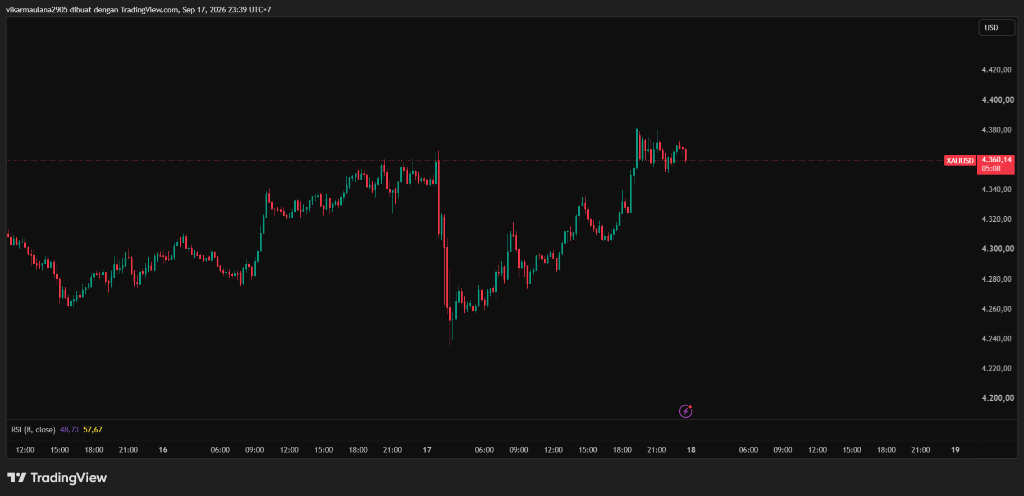
#> input picture VIKAR_STATEGI/chart_raw_latest.png, 1024 x 496 px, found by its file name
$ python generate_annotated_chart.py
#> lines starting #> are read from the running program, lines starting #| are printed output that depends on the picture
import os
from PIL import Image, ImageDraw, ImageFont

def create_annotated_chart():
    img_path = r'e:\Python\STRATEGY\VIKAR_STATEGI\chart_raw_latest.png'
    out_path = r'e:\Python\STRATEGY\VIKAR_STATEGI\chart_annotated_smc_case4.png'

    base = Image.open(img_path).convert('RGBA')
#> base is the input picture: PIL image 1024x496 RGBA; mean R, G, B, A 19.5, 18.9, 18.9, 255
    w, h = base.size
#> w = 1024; h = 496

    overlay = Image.new('RGBA', (w, h), (0, 0, 0, 0))
#> overlay: PIL image 1024x496 RGBA; every value is 0
    draw = ImageDraw.Draw(overlay)

    # Fonts
    font_title   = ImageFont.truetype(r'C:\Windows\Fonts\segoeuib.ttf', 11)
    font_sub     = ImageFont.truetype(r'C:\Windows\Fonts\segoeui.ttf', 8)
    font_bold    = ImageFont.truetype(r'C:\Windows\Fonts\segoeuib.ttf', 9)
    font_bold_sm = ImageFont.truetype(r'C:\Windows\Fonts\segoeuib.ttf', 8)
    font_mono    = ImageFont.truetype(r'C:\Windows\Fonts\consola.ttf', 8)

    def p_to_y(price):
        return int(round(127.0 + (4380.0 - price) * 1.5143))

    def draw_badge(d, text, x, y, bg_col, text_col, font, pad_x=5, pad_y=3):
        bbox = font.getbbox(text)
        bw = bbox[2] - bbox[0] + pad_x * 2
        bh = bbox[3] - bbox[1] + pad_y * 2
        d.rounded_rectangle([x, y, x + bw, y + bh], radius=3, fill=bg_col, outline=(51, 65, 85, 230), width=1)
        d.text((x + pad_x, y + pad_y - bbox[1]), text, fill=text_col, font=font)
        return bw, bh

    # 1. HEADER BANNER (Top Left)
    draw.rounded_rectangle([10, 10, 485, 52], radius=5, fill=(15, 23, 42, 245), outline=(56, 189, 248, 240), width=1)
    draw.text((18, 14), "VIKAR 4-PILLAR SMC MASTERCLASS: BEDAH ANATOMI XAU/USD", fill=(56, 189, 248, 255), font=font_title)
    draw.text((18, 30), "Analisis Real-Market: Liquidity Sweep, Bullish CHoCH, Multi-Tier FVG & Demand Order Block", fill=(226, 232, 240, 255), font=font_sub)

    # 2. LIQUIDITY SWEEP (SSL POOL & STOP HUNT)
    y_ssl = p_to_y(4264)  # ~303
    y_dump = p_to_y(4240) # ~339

    # Red dashed line across the Sep 15 low
    for x_dash in range(60, 470, 8):
        draw.line([(x_dash, y_ssl), (min(x_dash + 5, 470), y_ssl)], fill=(239, 68, 68, 220), width=1)
    draw_badge(draw, "SELL-SIDE LIQUIDITY (SSL POOL) ~4.264", 75, y_ssl - 16, (30, 41, 59, 230), (248, 113, 113, 255), font_bold_sm)

    # Downward arrow showing stop hunt plunge
    draw.line([(453, y_ssl), (453, y_dump)], fill=(239, 68, 68, 255), width=2)
    draw.polygon([(449, y_dump - 6), (457, y_dump - 6), (453, y_dump)], fill=(239, 68, 68, 255))
    draw_badge(draw, "STOP HUNT / SWEEP (Wick -120 Pips ke 4.240)", 360, y_dump + 6, (15, 23, 42, 245), (251, 113, 133, 255), font_bold)

    # 3. PRIMARY BULLISH ORDER BLOCK (Demand Base: 4.240 - 4.260)
    y_ob_top = p_to_y(4260) # ~309
    y_ob_bot = p_to_y(4240) # ~339
    draw.rectangle([442, y_ob_top, 560, y_ob_bot], fill=(16, 185, 129, 40), outline=(5, 150, 105, 230), width=1)
    draw_badge(draw, "DEMAND BASE / BULLISH OB (4.240 - 4.260)", 445, y_ob_top - 16, (15, 23, 42, 235), (52, 211, 153, 255), font_bold_sm)

    # 4. BULLISH CHoCH (Break above 4.300)
    y_choch = p_to_y(4300) # ~248
    for x_dash in range(470, 565, 8):
        draw.line([(x_dash, y_choch), (min(x_dash + 5, 565), y_choch)], fill=(56, 189, 248, 220), width=1)
    draw_badge(draw, "BULLISH CHoCH (PEMBALIKAN STRUKTUR 4.300)", 478, y_choch - 15, (15, 23, 42, 235), (56, 189, 248, 255), font_bold_sm)

    # 5. FAIR VALUE GAP 1 (FVG 4.280 - 4.300)
    y_fvg1_top = p_to_y(4300)
    y_fvg1_bot = p_to_y(4280)
    draw.rectangle([485, y_fvg1_top, 535, y_fvg1_bot], fill=(245, 158, 11, 40), outline=(217, 119, 6, 210), width=1)
    draw_badge(draw, "FVG 1 IMBALANCE", 484, y_fvg1_top + 10, (15, 23, 42, 230), (251, 191, 36, 255), font_mono)

    # 6. BULLISH BOS (Break of Structure above 4.370 to 4.383)
    y_bos = p_to_y(4370) # ~142
    draw.line([(425, y_bos), (635, y_bos)], fill=(34, 197, 94, 220), width=1)
    draw_badge(draw, "BULLISH BOS (HIGHER HIGH EXPANSION 4.383)", 465, y_bos - 16, (15, 23, 42, 235), (74, 222, 128, 255), font_bold_sm)

    # 7. BEARISH REJECTION SUPPLY PEAK (4.380 - 4.385)
    y_peak_top = p_to_y(4385)
    y_peak_bot = p_to_y(4378)
    draw.rectangle([618, y_peak_top, 665, y_peak_bot], fill=(244, 63, 94, 50), outline=(225, 29, 72, 230), width=1)
    draw_badge(draw, "BEARISH REJECTION OB", 570, y_peak_top - 15, (15, 23, 42, 235), (251, 113, 133, 255), font_bold_sm)

    # 8. SECONDARY BULLISH OB & FVG 2 (4.335 - 4.355)
    y_fvg2_top = p_to_y(4355)
    y_fvg2_bot = p_to_y(4335)
    draw.rectangle([580, y_fvg2_top, 665, y_fvg2_bot], fill=(6, 182, 212, 40), outline=(8, 145, 178, 220), width=1)
    draw_badge(draw, "BULLISH OB & FVG 2 (VALUE ZONE 4.335 - 4.355)", 555, y_fvg2_bot + 4, (15, 23, 42, 235), (103, 232, 249, 255), font_bold_sm)

    # 9. CURRENT PRICE CALLOUT (4.360,14) - Adjusted position to avoid any collision
    y_curr = p_to_y(4360.14)
    x_curr = 668
    # Target reticle on current candle
    draw.ellipse([x_curr - 4, y_curr - 4, x_curr + 4, y_curr + 4], outline=(239, 68, 68, 255), width=2)

    # Arrow to callout box positioned to the right
    x_box = 690
    y_box = 145
    draw.line([(x_curr + 5, y_curr), (x_box, y_box + 20)], fill=(56, 189, 248, 255), width=1)
    draw.rounded_rectangle([x_box, y_box, x_box + 225, y_box + 58], radius=5, fill=(15, 23, 42, 248), outline=(56, 189, 248, 255), width=1)
    draw.text((x_box + 8, y_box + 6), "HARGA SAAT INI: 4.360,14", fill=(251, 191, 36, 255), font=font_bold)
    draw.text((x_box + 8, y_box + 22), "• Pullback Menguji FVG 2 & OB Diskon", fill=(226, 232, 240, 255), font=font_sub)
    draw.text((x_box + 8, y_box + 37), "• SETUP BUY REBOUND GRADE A+", fill=(52, 211, 153, 255), font=font_bold)

    # 10. LEGEND CARD (Bottom Left - Solid background to cleanly obscure background indicator noise)
    draw.rounded_rectangle([10, 422, 450, 465], radius=4, fill=(15, 23, 42, 255), outline=(51, 65, 85, 240), width=1)
    draw.text((18, 431), "LEGENDA SMC:", fill=(148, 163, 184, 255), font=font_bold_sm)

    draw.rectangle([95, 433, 103, 441], fill=(16, 185, 129, 255))
    draw.text((107, 432), "Order Block (OB)", fill=(226, 232, 240, 255), font=font_sub)

    draw.rectangle([185, 433, 193, 441], fill=(245, 158, 11, 255))
    draw.text((197, 432), "Fair Value Gap (FVG)", fill=(226, 232, 240, 255), font=font_sub)

    draw.rectangle([295, 433, 303, 441], fill=(239, 68, 68, 255))
    draw.text((307, 432), "Liquidity Sweep", fill=(226, 232, 240, 255), font=font_sub)

    draw.rectangle([385, 433, 393, 441], fill=(56, 189, 248, 255))
    draw.text((397, 432), "CHoCH / BOS", fill=(226, 232, 240, 255), font=font_sub)

    # Combine base image with overlay
    final_img = Image.alpha_composite(base, overlay).convert('RGB')
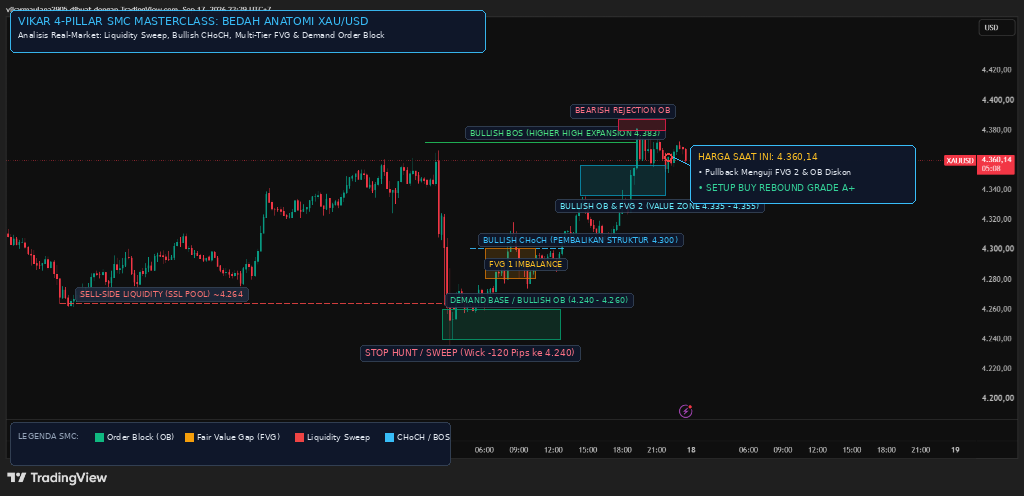
#> final_img: PIL image 1024x496 RGB; mean R, G, B 21.1, 22.8, 25.1
    final_img.save(out_path, quality=95)

    # Also copy to artifact directory
    dst_art = r'C:\Users\vikar\.gemini\antigravity-ide\brain\35bc941c-56ef-442a-b8ea-185da534d5c0\chart_annotated_smc_case4.png'
    final_img.save(dst_art, quality=95)
    print(f'Successfully updated annotated chart at: {out_path} and {dst_art}')

if __name__ == '__main__':
    create_annotated_chart()
